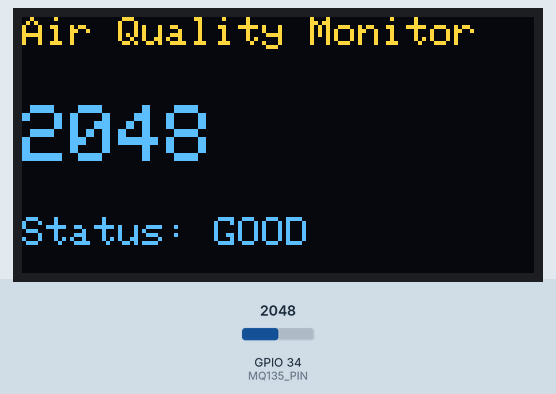
A sketch run on a simulated ESP32. Shown: 128×64 one-colour display. The test bench sets the inputs (shaded band); at power-on: GPIO 34 (MQ135_PIN) = 2048 (analog values on the 0–4095 scale). The OLED is the two-colour kind (top 16 rows yellow); WiFi joins after 1.5 s; servers stay silent unless stated; what the sketch prints to the serial monitor is not drawn.

Above: at 2.7 s.
2.8 s: GPIO 34 (MQ135_PIN) set to 3040
At 4.4 s:
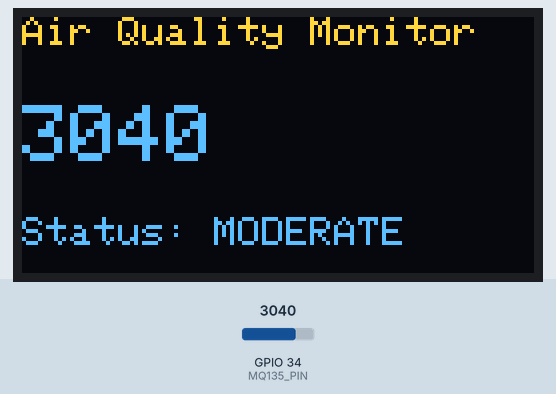
5.1 s: GPIO 34 (MQ135_PIN) set to 3530
At 6.0 s:
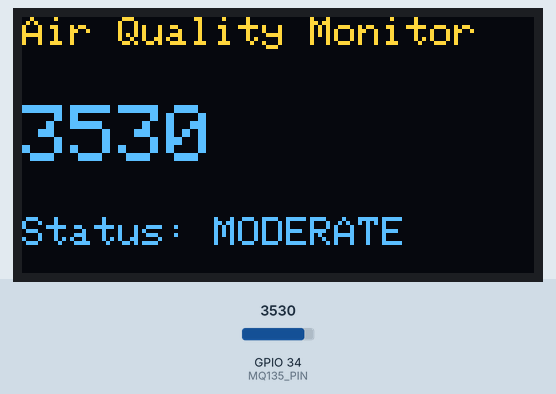
7.1 s: GPIO 34 (MQ135_PIN) set to 3632
At 8.7 s:
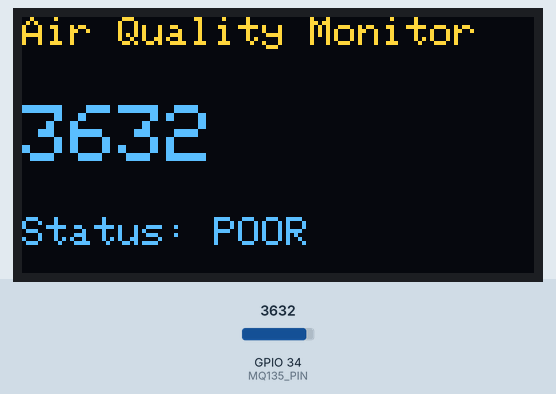
9.1 s: GPIO 34 (MQ135_PIN) set to 2960
At 10.2 s:
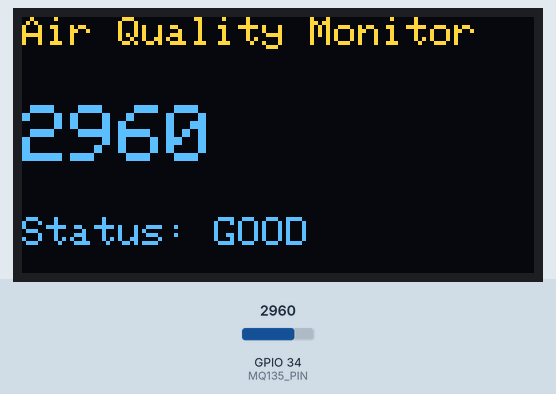
Timing chart, 0 to 12.1 s (numbered marks = the images above; inputs shaded):
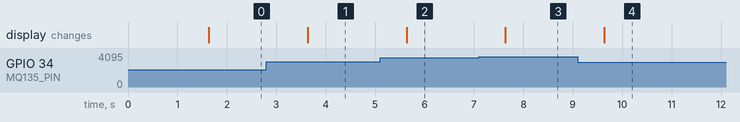

The sketch:

air_quality_node.ino
```cpp
/*
 * Air Quality Sensor Node
 * ESP32 + MQ135 gas sensor + 0.96" SSD1306 OLED (I2C)
 *
 * Reads the MQ135 analog output, classifies the air quality,
 * shows it on the OLED, and serves the latest reading over Wi-Fi.
 *
 * Wiring:
 *   MQ135 AOUT -> GPIO34
 *   OLED  SDA  -> GPIO21
 *   OLED  SCL  -> GPIO22
 *   OLED  VCC  -> 3.3V
 *   MQ135 VCC  -> 5V
 *
 * Libraries (Arduino Library Manager):
 *   Adafruit SSD1306
 *   Adafruit GFX Library
 */

#include <WiFi.h>
#include <WebServer.h>
#include <Wire.h>
#include <Adafruit_GFX.h>
#include <Adafruit_SSD1306.h>

// ---- Wi-Fi settings: replace with your network ----
const char* WIFI_SSID     = "YOUR_WIFI_NAME";
const char* WIFI_PASSWORD = "YOUR_WIFI_PASSWORD";

// ---- Pins ----
const int MQ135_PIN = 34;   // ADC1, safe to use while Wi-Fi is on
const int SDA_PIN   = 21;
const int SCL_PIN   = 22;

// ---- Display ----
const int SCREEN_WIDTH  = 128;
const int SCREEN_HEIGHT = 64;
const uint8_t OLED_ADDR = 0x3C;
Adafruit_SSD1306 display(SCREEN_WIDTH, SCREEN_HEIGHT, &Wire, -1);

// ---- Thresholds on the raw 12-bit reading (0 to 4095) ----
// Adjust these after letting the sensor warm up in clean air.
const int GOOD_MAX     = 3000;
const int MODERATE_MAX = 3600;

const unsigned long READ_INTERVAL_MS = 1000;
const int SAMPLES = 10;

WebServer server(80);
int airValue = 0;
unsigned long lastRead = 0;

const char* statusFor(int value) {
  if (value <= GOOD_MAX)     return "GOOD";
  if (value <= MODERATE_MAX) return "MODERATE";
  return "POOR";
}

int readSensor() {
  long sum = 0;
  for (int i = 0; i < SAMPLES; i++) {
    sum += analogRead(MQ135_PIN);
    delay(5);
  }
  return sum / SAMPLES;
}

void updateDisplay() {
  display.clearDisplay();
  display.setTextColor(SSD1306_WHITE);

  display.setTextSize(1);
  display.setCursor(0, 0);
  display.println("Air Quality Monitor");

  display.setTextSize(2);
  display.setCursor(0, 22);
  display.println(airValue);

  display.setTextSize(1);
  display.setCursor(0, 50);
  display.print("Status: ");
  display.println(statusFor(airValue));

  display.display();
}

void handleRoot() {
  String page = "<!DOCTYPE html><html><head>";
  page += "<meta http-equiv='refresh' content='2'>";
  page += "<meta name='viewport' content='width=device-width, initial-scale=1'>";
  page += "<title>Air Quality Node</title></head><body>";
  page += "<h2>Air Quality Monitor</h2>";
  page += "<p>Reading: " + String(airValue) + "</p>";
  page += "<p>Status: " + String(statusFor(airValue)) + "</p>";
  page += "</body></html>";
  server.send(200, "text/html", page);
}

void handleData() {
  String json = "{\"value\":" + String(airValue) +
                ",\"status\":\"" + String(statusFor(airValue)) + "\"}";
  server.send(200, "application/json", json);
}

void connectWiFi() {
  WiFi.mode(WIFI_STA);
  WiFi.begin(WIFI_SSID, WIFI_PASSWORD);
  Serial.print("Connecting to Wi-Fi");

  unsigned long start = millis();
  while (WiFi.status() != WL_CONNECTED && millis() - start < 15000) {
    delay(500);
    Serial.print(".");
  }
  Serial.println();

  if (WiFi.status() == WL_CONNECTED) {
    Serial.print("Connected. Open http://");
    Serial.println(WiFi.localIP());
  } else {
    Serial.println("Wi-Fi not available. Running with the display only.");
  }
}

void setup() {
  Serial.begin(115200);
  analogReadResolution(12);

  Wire.begin(SDA_PIN, SCL_PIN);
  if (!display.begin(SSD1306_SWITCHCAPVCC, OLED_ADDR)) {
    Serial.println("OLED not found. Check the wiring and I2C address.");
  }
  display.clearDisplay();
  display.display();

  connectWiFi();

  server.on("/", handleRoot);
  server.on("/data", handleData);
  server.begin();
}

void loop() {
  server.handleClient();

  if (millis() - lastRead >= READ_INTERVAL_MS) {
    lastRead = millis();
    airValue = readSensor();
    updateDisplay();
    Serial.printf("Reading: %d  Status: %s\n", airValue, statusFor(airValue));
  }
}
```

Measured:
- the behaviour switches between 3600 and 3601 on GPIO 34 (MQ135_PIN) (found by bisection; images 2 and 3)
- after the input at 2.8 s, the display: changes after 0.84 s (image 1)
- after the input at 5.1 s, the display: changes after 0.54 s (image 2)
- after the input at 7.1 s, the display: changes after 0.54 s (image 3)
- after the input at 9.1 s, the display: changes after 0.54 s (image 4)
